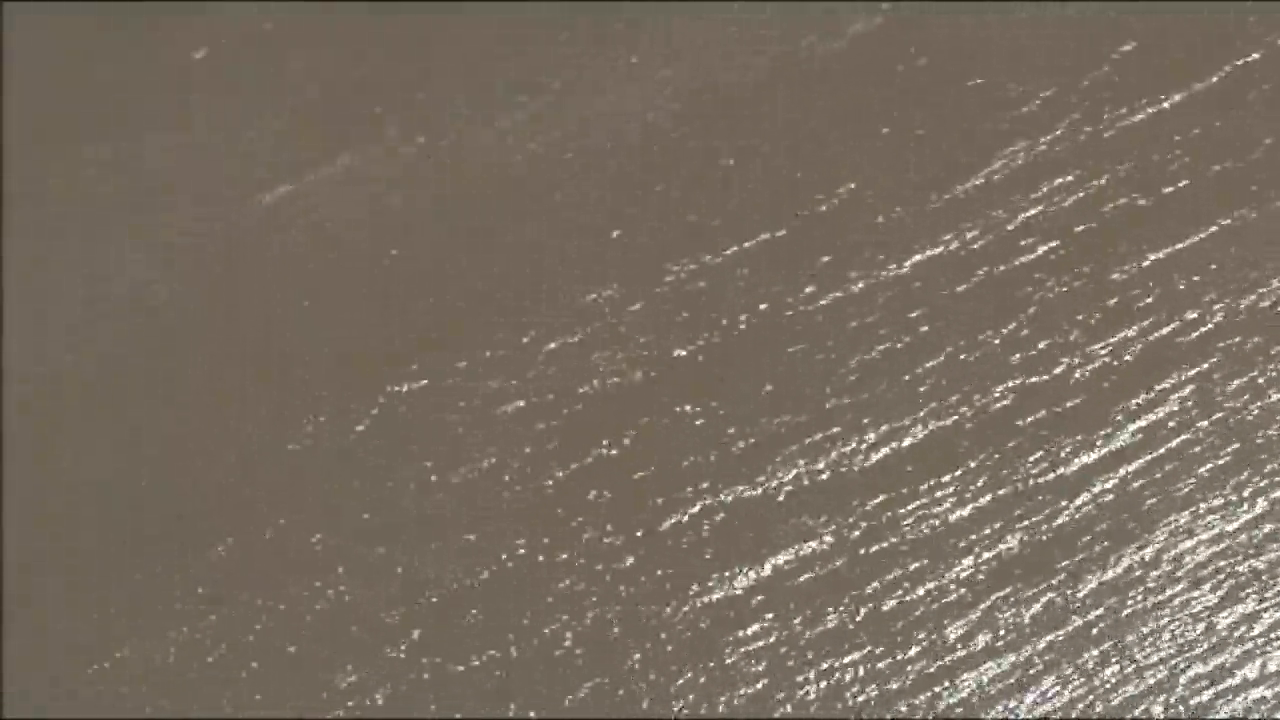
#> input picture frame 70 of analisis video/Videos Dron/PC124surfTrim203-2l.mp4, 1280 x 720 px, given in place of 0109_0132_18_09_21_09_41.avi, which was not available
$ jupyter execute --allow-errors 'Analisis video luminancia y long de onda.ipynb'   (older library calls are emulated)   (text cells are left out)
#> lines starting #> are read from the running program, lines starting #| are printed output that depends on the picture; after the words box and inside, x2 and y2 are one past the last pixel; in counts of white or black regions, pixels touching at a corner belong together; pictures that were not available may be replaced by others from this repository, and a replacement may not be noted
[cell 1]
import cv2
import numpy as np
import math
from scipy.spatial import distance as dist
import pandas as pd

[cell 2]
#Importar video

fileName='0109_0132_18_09_21_09_41.avi'
cap = cv2.VideoCapture(fileName)

cantidadFrames = int(cap.get(cv2.CAP_PROP_FRAME_COUNT))

font = cv2.FONT_HERSHEY_SIMPLEX

## convert your array into a dataframe
df = pd.DataFrame (np.zeros([1]), columns=list('A'))

#por que se usa un tipo de video sin ningun tipo de estabilizacion,
#el codigo funciona mejor con una cantidad muy limitada de frames


skipframes=10
#saltea una cantidad x de frames al inicio


#numero de frames que saltea al inicio
while(skipframes):
    cap.read()
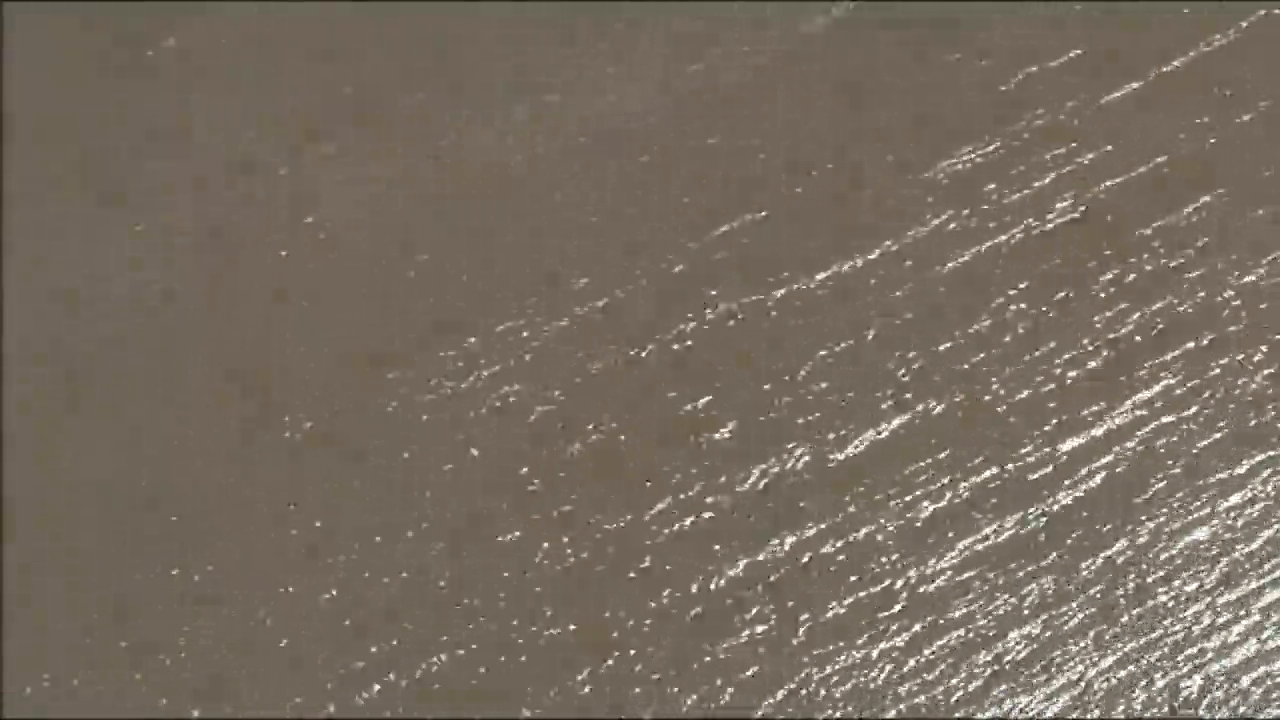
#> input picture frame 80 of analisis video/Videos Dron/PC124surfTrim203-2l.mp4, 1280 x 720 px, given in place of 0109_0132_18_09_21_09_41.avi, which was not available
#> further down, frame is the input picture: shape (720, 1280, 3); mean B, G, R 94.8, 107.2, 118.4
#> `frame=frame[int(frame.shape[0]*1.5/4):int(frame.shape[0]*3/4),0:frame...`:
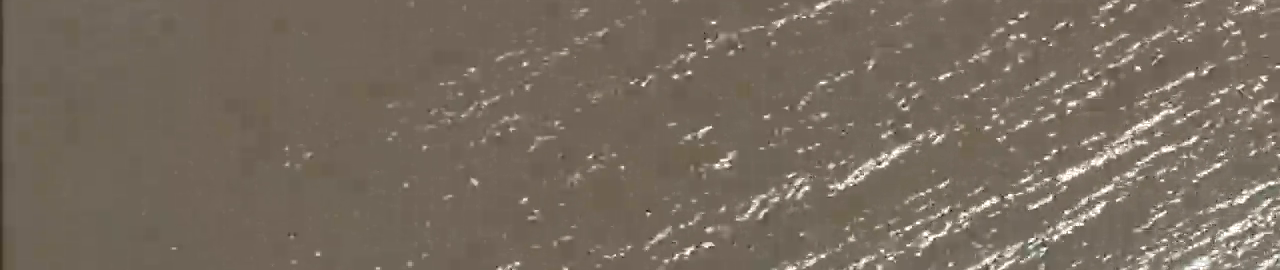
#> frame: shape (270, 1280, 3); mean B, G, R 95.1, 107.7, 119.3
#> `hsv = cv2.cvtColor(frame, cv2.COLOR_BGR2HSV)`: hsv: shape (270, 1280, 3); mean H, S, V 15.5, 52.6, 119.3
#> `mask = cv2.inRange(hsv, blanco_bajos_hsv, blanco_altos_hsv)`:
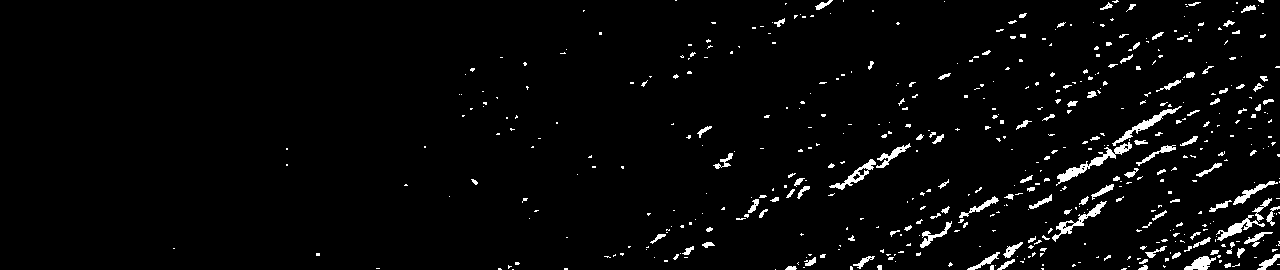
#> mask: shape (270, 1280); 3.1% white; 509 white regions (393 under 20 px), largest, box (x1, y1, x2, y2) and area: (1056, 142, 1132, 186) 578, (1112, 106, 1182, 146) 397, (1052, 201, 1107, 242) 389
#> `dst = cv2.Canny(src, 50, 200, None, 3)`:
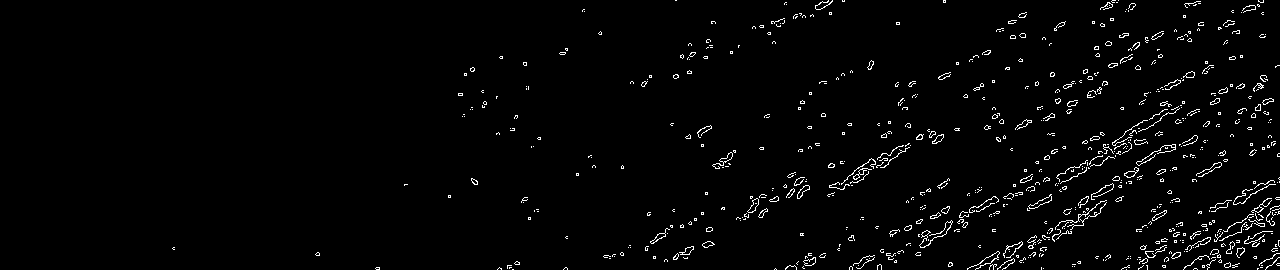
#> dst: shape (270, 1280); 2.3% white in thin lines or dots, all inside (x1, y1, x2, y2) = (172, 0, 1280, 270)
#> `linesP = cv2.HoughLinesP(dst, 1, np.pi / 180, 50, None, 30, 10)`: linesP = 57 rows, first 6: [1098, 152, 1160, 120], [945, 224, 976, 210], [1065, 214, 1118, 176], [991, 255, 1042, 255], [1238, 113, 1273, 100], [945, 226, 1048, 178]
#> `angProm=np.zeros(len(linesP))`: angProm = 57 values from 0 to 0
#> `angMedian=np.median(angProm)`: angMedian = -20.1
#> the loop `for i in range(0, len(linesP)):` made 57 passes
#> after the loop `for i in range(0, len(linesP)):`:
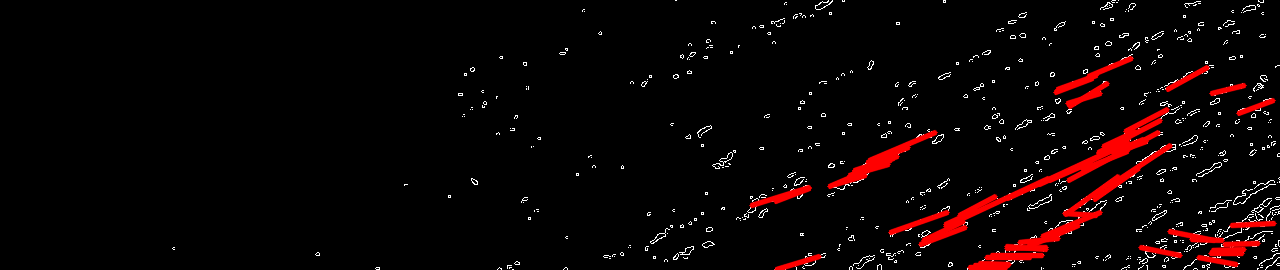
#> cdstP: shape (270, 1280, 3); mean B, G, R 4, 4, 12.3
#> after the loop `for i in range(0, len(linesP)):`:
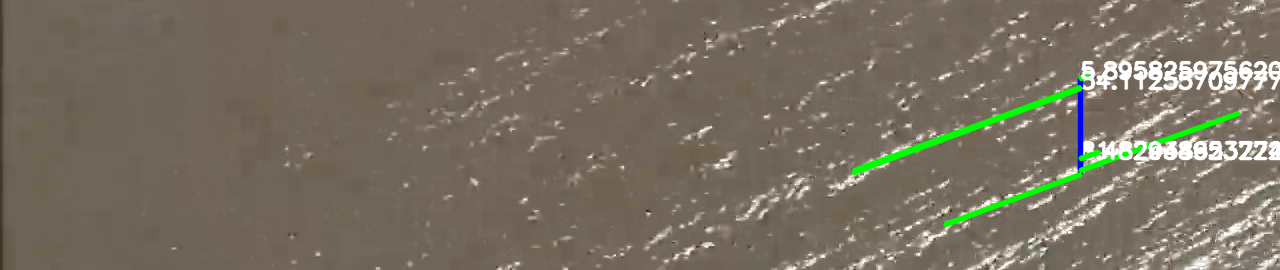
#> finales: shape (270, 1280, 3); 3.52% of pixels changed, all inside (x1, y1, x2, y2) = (850, 60, 1280, 228)
#> after the loop `for i in range(0, len(linesP)):`:
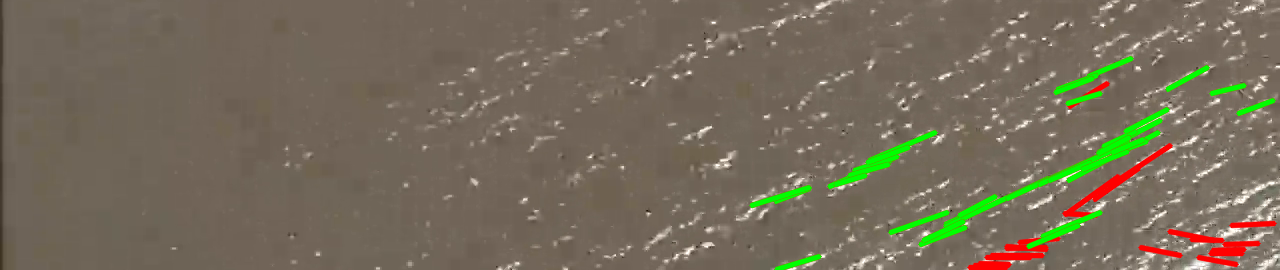
#> sup: shape (270, 1280, 3); 3.94% of pixels changed, all inside (x1, y1, x2, y2) = (748, 55, 1278, 270)
#> after the loop `for i in range(0, len(linesP)):`: lineCont = 36; lineContF = 4; lineNew = [[1088, 76], [1080, 78.93]]; lineOld = [[1057, 89], [1080, 80.59]]; linesDistanceWithpreviousLine = 57 pairs, first value -79.07 to 6.41, second value 0 to 54.11; linesDistanceWithpreviousLineFiltradas has the same summary as linesDistanceWithpreviousLine; linesSave = 57 rows, first 6: [1098, 152, 1160, 120], [945, 224, 976, 210], [1238, 113, 1273, 100], [945, 226, 1048, 178], [853, 172, 893, 158], [1007, 198, 1128, 142]; linesSaveExpanse = 57 rows, first 6: [1028, 246, 1080, 227], [1042, 236, 1080, 222.1], [920, 244, 1080, 185.5], [923, 240, 1080, 182.6], [945, 226, 1080, 176.6], [1068, 180, 1080, 175.6]
#> `df2 = pd.DataFrame (linesDistanceWithpreviousLineFiltradas[linesDistan..`: df2 = table of 4 rows and 1 columns
    skipframes-=1


#> (the rest of this cell did not finish here and is left out)

[cell 3]
cv2.imwrite('superposicion.png',sup)
#> Out = True

$ run again, starting later in the video
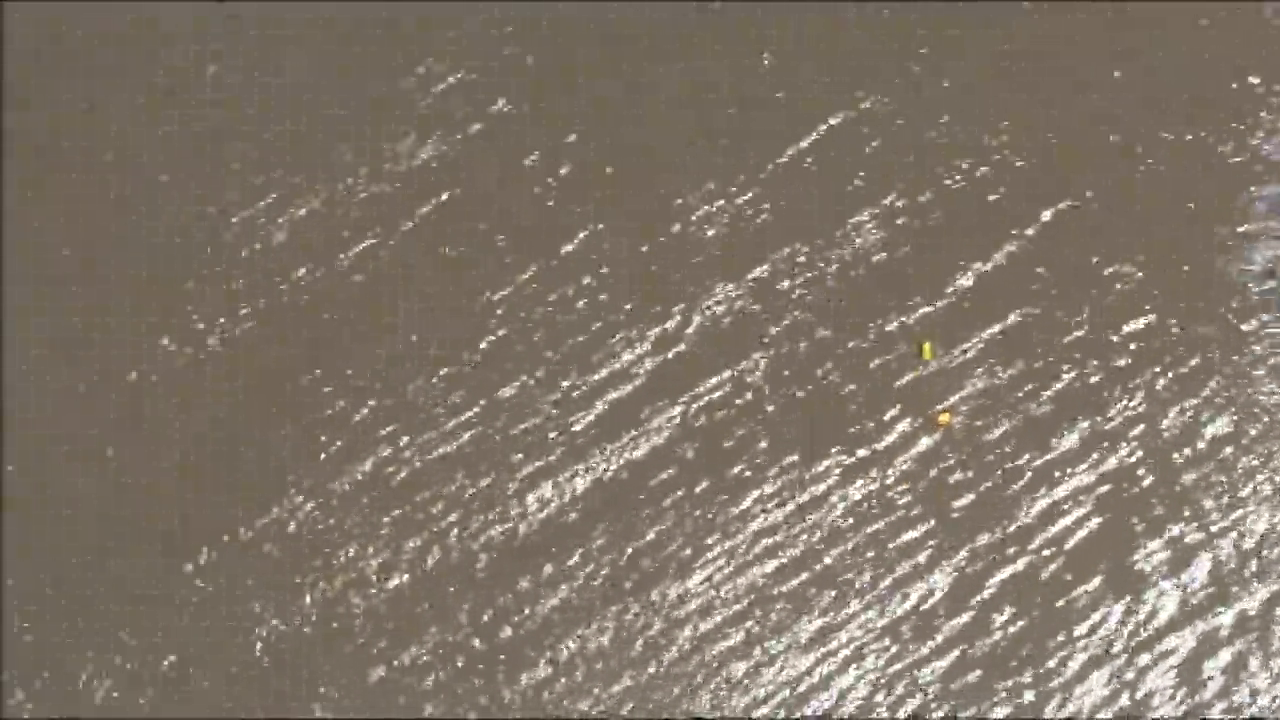
#> input picture frame 317 of analisis video/Videos Dron/PC124surfTrim203-2l.mp4, 1280 x 720 px, given in place of 0109_0132_18_09_21_09_41.avi, which was not available
#> frame: shape (270, 1280, 3)
#> hsv: shape (270, 1280, 3); mean H, S, V 15.2, 49.4, 132.4
#> mask: shape (270, 1280); 8.6% white; 640 white regions (429 under 20 px), largest, box (x1, y1, x2, y2) and area: (607, 130, 762, 250) 1854, (1039, 186, 1165, 270) 1415, (795, 193, 896, 270) 1127
#> dst: shape (270, 1280); 4.4% white in thin lines or dots
#> linesP = 98 rows, first 6: [618, 225, 662, 220], [654, 199, 685, 203], [598, 231, 643, 231], [618, 226, 653, 224], [848, 210, 882, 213], [1246, 236, 1279, 238]
#> angProm = 98 values from 0 to 0
#> angMedian = -5.53
#> the loop `for i in range(0, len(linesP)):` made 98 passes
#> after the loop `for i in range(0, len(linesP)):`:
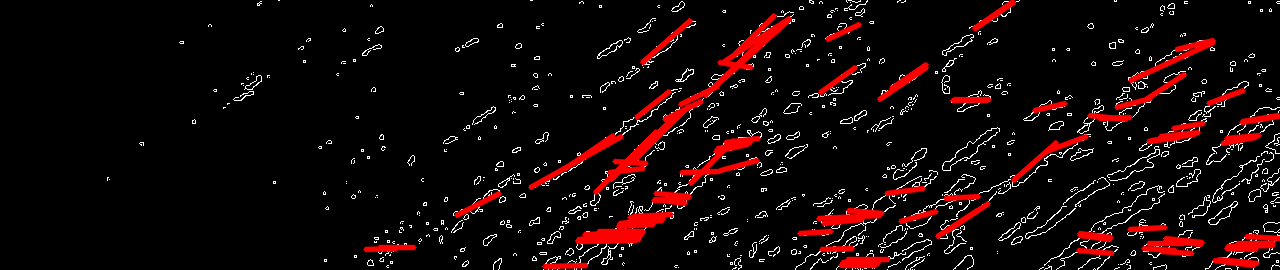
#> cdstP: shape (270, 1280, 3); mean B, G, R 8.5, 8.5, 21.6
#> after the loop `for i in range(0, len(linesP)):`:
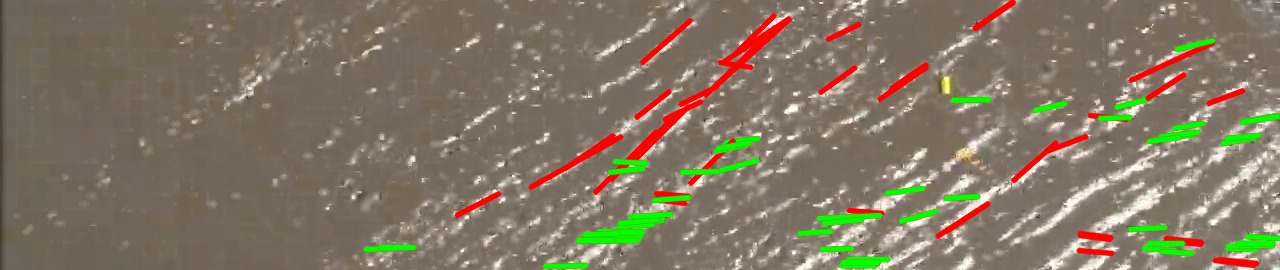
#> sup: shape (270, 1280, 3); mean B, G, R 99.6, 118, 130.1
#> after the loop `for i in range(0, len(linesP)):`: lineCont = 58; lineContF = 8; lineNew = [[1176, 49], [1080, 58.29]]; lineOld = [[954, 99], [1080, 86.81]]; linesDistanceWithpreviousLine = 98 pairs, first value -103 to 23.59, second value 0 to 31.93; linesDistanceWithpreviousLineFiltradas = 98 pairs, first value -97.87 to 23.59, second value 0 to 31.93; linesSave = 98 rows, first 6: [618, 225, 662, 220], [598, 231, 643, 231], [618, 226, 653, 224], [1246, 236, 1279, 238], [629, 217, 663, 218], [578, 239, 638, 232]; linesSaveExpanse = 98 rows, first 6: [1226, 248, 1080, 262.1], [1227, 246, 1080, 260.2], [1161, 251, 1080, 258.8], [1237, 243, 1080, 258.2], [1143, 248, 1080, 254.1], [1246, 236, 1080, 252.1]
#> df2 = table of 8 rows and 1 columns
#> Out = True

$ run again, starting later in the video
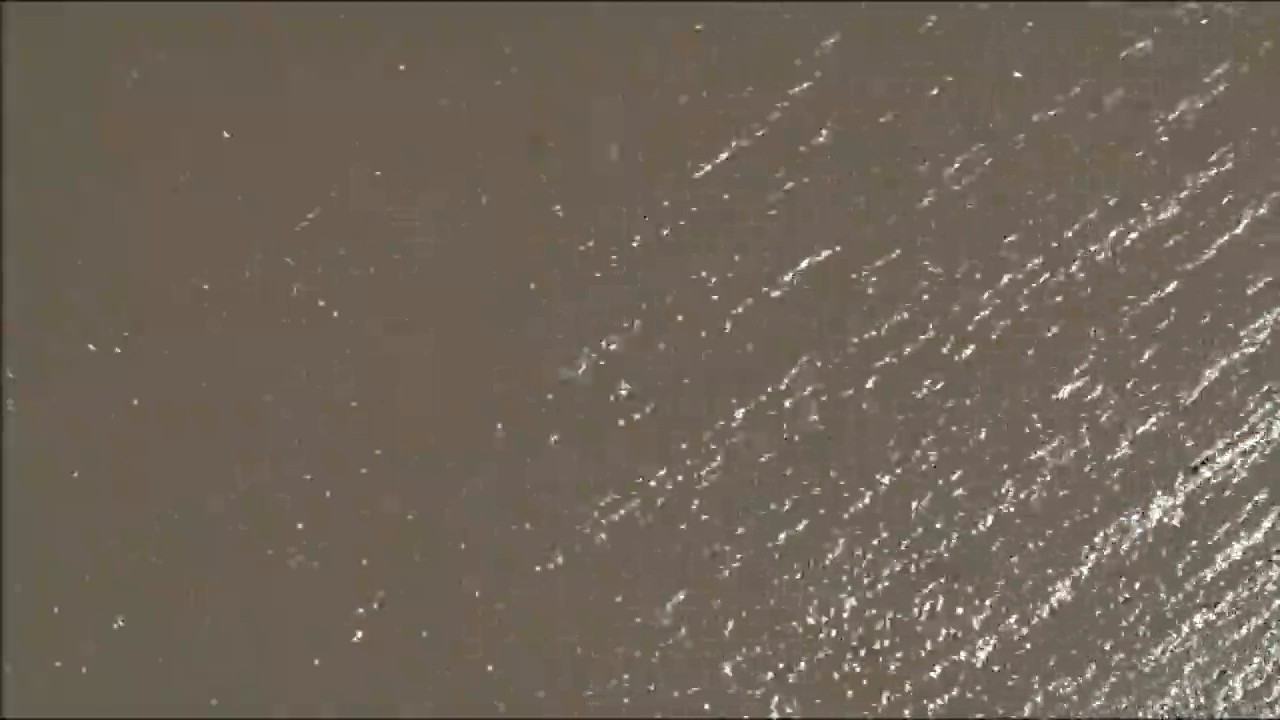
#> input picture frame 564 of analisis video/Videos Dron/PC124surfTrim203-2l.mp4, 1280 x 720 px, given in place of 0109_0132_18_09_21_09_41.avi, which was not available
#> frame: shape (270, 1280, 3)
#> hsv: shape (270, 1280, 3); mean H, S, V 15.1, 52.9, 115.7
#> mask: shape (270, 1280); 3.2% white; 548 white regions (418 under 20 px), largest, box (x1, y1, x2, y2) and area: (1164, 110, 1225, 168) 489, (1096, 170, 1139, 210) 388, (1220, 216, 1256, 251) 254
#> dst: shape (270, 1280); 2.4% white in thin lines or dots
#> linesP = 53 rows, first 6: [1228, 99, 1279, 63], [1007, 170, 1044, 143], [1068, 116, 1098, 101], [1062, 120, 1118, 92], [1088, 224, 1124, 192], [1140, 181, 1203, 139]
#> angProm = 53 values from 0 to 0
#> angMedian = -33.69
#> the loop `for i in range(0, len(linesP)):` made 53 passes
#> after the loop `for i in range(0, len(linesP)):`:
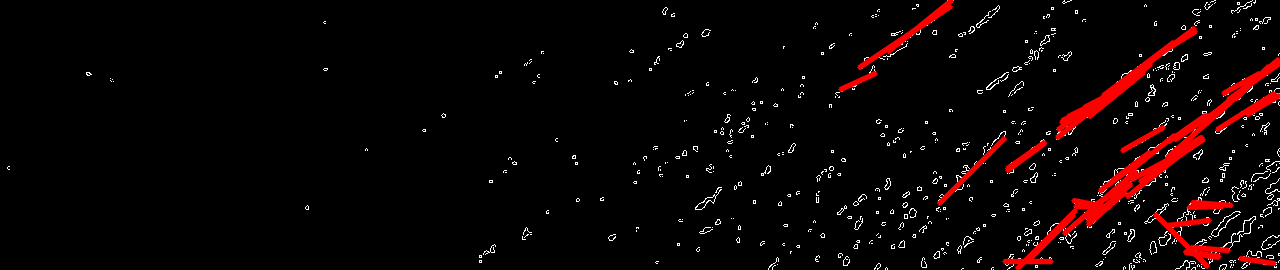
#> cdstP: shape (270, 1280, 3); mean B, G, R 4.3, 4.3, 12.4
#> after the loop `for i in range(0, len(linesP)):`:
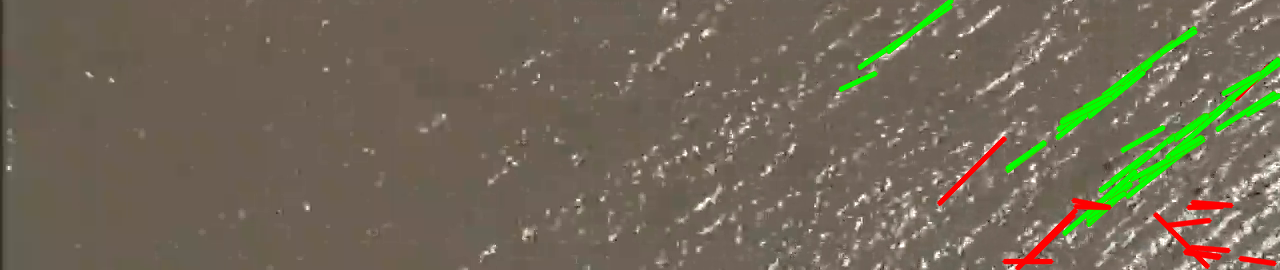
#> sup: shape (270, 1280, 3); mean B, G, R 87.6, 104.5, 113
#> after the loop `for i in range(0, len(linesP)):`: lineCont = 38; lineContF = 2; lineNew = [[0, 0], [0, 0]]; linesDistanceWithpreviousLine = 53 rows, first 8: [0, 0], [-41.18, 55.28], [-6.51, 9.43], [-9.78, 0], [-9.78, 0], [-9.78, 0], [-9.78, 0], [-9.78, 0]; linesDistanceWithpreviousLineFiltradas = 53 pairs, first value -41.18 to 0, second value 0 to 55.28; linesSave has the same summary as linesP; linesSaveExpanse = 53 rows, first 6: [1088, 224, 1080, 229.3], [1127, 196, 1080, 227.3], [1088, 221, 1080, 226.3], [1247, 114, 1080, 225.3], [1064, 233, 1080, 222.3], [1087, 217, 1080, 221.7]
#> df2 = table of 2 rows and 1 columns
#> Out = True
